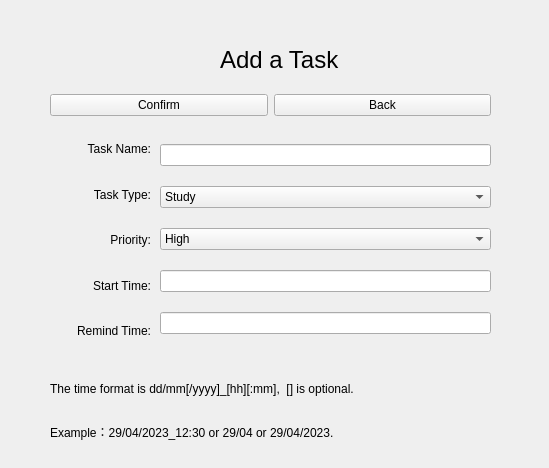
<?xml version="1.0" encoding="UTF-8"?>
<ui version="4.0">
 <class>add_task</class>
 <widget class="QWidget" name="add_task">
  <property name="geometry">
   <rect>
    <x>0</x>
    <y>0</y>
    <width>549</width>
    <height>468</height>
   </rect>
  </property>
  <property name="windowTitle">
   <string>Form</string>
  </property>
  <widget class="QLabel" name="label">
   <property name="geometry">
    <rect>
     <x>220</x>
     <y>40</y>
     <width>131</width>
     <height>41</height>
    </rect>
   </property>
   <property name="text">
    <string>&lt;html&gt;&lt;head/&gt;&lt;body&gt;&lt;p&gt;&lt;span style=&quot; font-size:18pt;&quot;&gt;Add a Task&lt;/span&gt;&lt;/p&gt;&lt;/body&gt;&lt;/html&gt;</string>
   </property>
  </widget>
  <widget class="QWidget" name="verticalLayoutWidget">
   <property name="geometry">
    <rect>
     <x>160</x>
     <y>130</y>
     <width>331</width>
     <height>221</height>
    </rect>
   </property>
   <layout class="QVBoxLayout" name="verticalLayout">
    <item>
     <widget class="QLineEdit" name="lineEdit"/>
    </item>
    <item>
     <widget class="QComboBox" name="comboBox">
      <item>
       <property name="text">
        <string>Study</string>
       </property>
      </item>
      <item>
       <property name="text">
        <string>Entertainment</string>
       </property>
      </item>
      <item>
       <property name="text">
        <string>Living</string>
       </property>
      </item>
     </widget>
    </item>
    <item>
     <widget class="QComboBox" name="comboBox_2">
      <item>
       <property name="text">
        <string>High</string>
       </property>
      </item>
      <item>
       <property name="text">
        <string>Medium</string>
       </property>
      </item>
      <item>
       <property name="text">
        <string>Low</string>
       </property>
      </item>
     </widget>
    </item>
    <item>
     <widget class="QLineEdit" name="lineEdit_2"/>
    </item>
    <item>
     <widget class="QLineEdit" name="lineEdit_3"/>
    </item>
   </layout>
  </widget>
  <widget class="QWidget" name="verticalLayoutWidget_2">
   <property name="geometry">
    <rect>
     <x>50</x>
     <y>130</y>
     <width>101</width>
     <height>221</height>
    </rect>
   </property>
   <layout class="QVBoxLayout" name="verticalLayout_2">
    <item>
     <widget class="QLabel" name="label_3">
      <property name="text">
       <string>&lt;html&gt;&lt;head/&gt;&lt;body&gt;&lt;p align=&quot;right&quot;&gt;Task Name:&lt;/p&gt;&lt;/body&gt;&lt;/html&gt;</string>
      </property>
     </widget>
    </item>
    <item>
     <widget class="QLabel" name="label_2">
      <property name="text">
       <string>&lt;html&gt;&lt;head/&gt;&lt;body&gt;&lt;p align=&quot;right&quot;&gt;Task Type:&lt;/p&gt;&lt;/body&gt;&lt;/html&gt;</string>
      </property>
     </widget>
    </item>
    <item>
     <widget class="QLabel" name="label_4">
      <property name="text">
       <string>&lt;html&gt;&lt;head/&gt;&lt;body&gt;&lt;p align=&quot;right&quot;&gt;Priority:&lt;/p&gt;&lt;/body&gt;&lt;/html&gt;</string>
      </property>
     </widget>
    </item>
    <item>
     <widget class="QLabel" name="label_5">
      <property name="text">
       <string>&lt;html&gt;&lt;head/&gt;&lt;body&gt;&lt;p align=&quot;right&quot;&gt;Start Time:&lt;/p&gt;&lt;/body&gt;&lt;/html&gt;</string>
      </property>
     </widget>
    </item>
    <item>
     <widget class="QLabel" name="label_6">
      <property name="text">
       <string>&lt;html&gt;&lt;head/&gt;&lt;body&gt;&lt;p align=&quot;right&quot;&gt;Remind Time:&lt;/p&gt;&lt;/body&gt;&lt;/html&gt;</string>
      </property>
     </widget>
    </item>
   </layout>
  </widget>
  <widget class="QWidget" name="verticalLayoutWidget_3">
   <property name="geometry">
    <rect>
     <x>50</x>
     <y>370</y>
     <width>441</width>
     <height>80</height>
    </rect>
   </property>
   <layout class="QVBoxLayout" name="verticalLayout_3">
    <item>
     <widget class="QLabel" name="label_7">
      <property name="text">
       <string>The time format is dd/mm[/yyyy]_[hh][:mm],  [] is optional.</string>
      </property>
     </widget>
    </item>
    <item>
     <widget class="QLabel" name="label_8">
      <property name="text">
       <string>Example：29/04/2023_12:30 or 29/04 or 29/04/2023.</string>
      </property>
     </widget>
    </item>
   </layout>
  </widget>
  <widget class="QWidget" name="horizontalLayoutWidget">
   <property name="geometry">
    <rect>
     <x>50</x>
     <y>90</y>
     <width>441</width>
     <height>31</height>
    </rect>
   </property>
   <layout class="QHBoxLayout" name="horizontalLayout">
    <item>
     <widget class="QPushButton" name="pushButton_2">
      <property name="text">
       <string>Confirm</string>
      </property>
     </widget>
    </item>
    <item>
     <widget class="QPushButton" name="pushButton">
      <property name="text">
       <string>Back</string>
      </property>
     </widget>
    </item>
   </layout>
  </widget>
 </widget>
 <resources/>
 <connections>
  <connection>
   <sender>pushButton_2</sender>
   <signal>clicked()</signal>
   <receiver>add_task</receiver>
   <slot>taskadd()</slot>
   <hints>
    <hint type="sourcelabel">
     <x>125</x>
     <y>101</y>
    </hint>
    <hint type="destinationlabel">
     <x>74</x>
     <y>50</y>
    </hint>
   </hints>
  </connection>
  <connection>
   <sender>pushButton</sender>
   <signal>clicked()</signal>
   <receiver>add_task</receiver>
   <slot>back_to_user()</slot>
   <hints>
    <hint type="sourcelabel">
     <x>377</x>
     <y>101</y>
    </hint>
    <hint type="destinationlabel">
     <x>447</x>
     <y>51</y>
    </hint>
   </hints>
  </connection>
 </connections>
 <slots>
  <slot>taskadd()</slot>
  <slot>back_to_user()</slot>
 </slots>
</ui>
